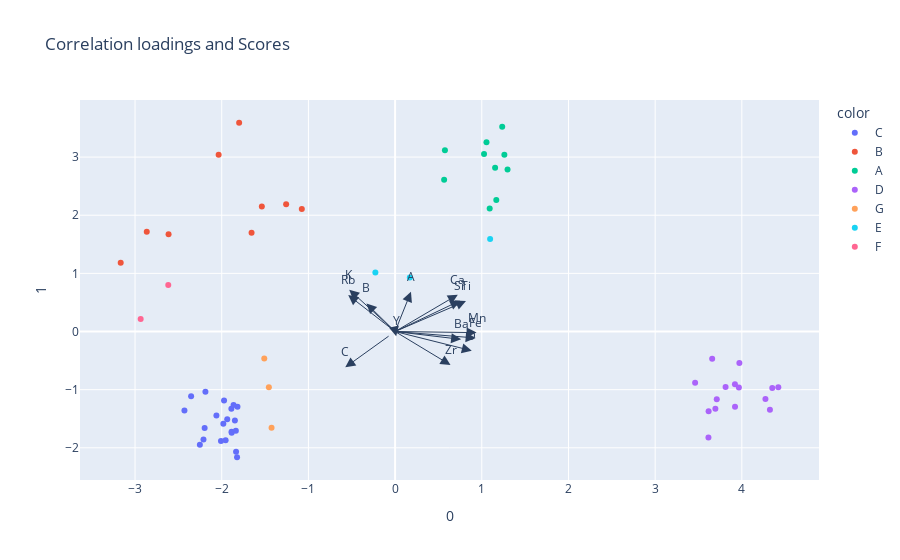

Notebook code for this chart:
### Markdown cell above
When you have a dataset, you can make certain judgements about groupings , similar traits, opposite traits, and what variables are correlated. With PCA you don’t need to make these assumptions because you get this information in an unsupervised way.

### Code cell
fig = px.scatter(X_train_pca, x=0, y=1, color=y_train, title='Correlation loadings and Scores')

for i, feature in enumerate(features):
    fig.add_annotation(
        ax=0, ay=0,
        axref="x", ayref="y",
        x=corr_loadings[i, comp1],
        y=corr_loadings[i, comp2],
        showarrow=True,
        arrowsize=2,
        arrowhead=2,
        xanchor="right",
        yanchor="top"
    )
    fig.add_annotation(
        x=corr_loadings[i, comp1],
        y=corr_loadings[i, comp2],
        ax=0, ay=0,
        xanchor="center",
        yanchor="bottom",
        text=feature,
        yshift=5,
    )

fig.show()

### Figure 1 — Plotly figure (JSON) as saved in the notebook; plotly's stock layout.template omitted (floating-point values rounded to 4 significant figures)
{"data": [{"hovertemplate": "color=C<br>0=%{x}<br>1=%{y}<extra></extra>", "legendgroup": "C", "marker": {"color": "#636efa", "symbol": "circle"}, "mode": "markers", "name": "C", "orientation": "v", "showlegend": true, "type": "scatter", "x": [-1.818, -1.885, -2.211, -2.197, -1.889, -1.973, -2.252, -1.863, -1.887, -1.837, -1.834, -2.061, -2.188, -1.955, -1.937, -1.981, -1.823, -2.009, -2.43, -2.353, -1.848], "xaxis": "x", "y": [-1.293, -1.739, -1.857, -1.659, -1.328, -1.187, -1.948, -1.264, -1.726, -1.705, -2.069, -1.444, -1.036, -1.87, -1.507, -1.588, -2.162, -1.882, -1.36, -1.115, -1.531], "yaxis": "y"}, {"hovertemplate": "color=B<br>0=%{x}<br>1=%{y}<extra></extra>", "legendgroup": "B", "marker": {"color": "#EF553B", "symbol": "circle"}, "mode": "markers", "name": "B", "orientation": "v", "showlegend": true, "type": "scatter", "x": [-2.865, -1.656, -1.799, -1.076, -3.165, -2.613, -2.036, -1.537, -1.257], "xaxis": "x", "y": [1.714, 1.701, 3.591, 2.108, 1.181, 1.672, 3.041, 2.151, 2.189], "yaxis": "y"}, {"hovertemplate": "color=A<br>0=%{x}<br>1=%{y}<extra></extra>", "legendgroup": "A", "marker": {"color": "#00cc96", "symbol": "circle"}, "mode": "markers", "name": "A", "orientation": "v", "showlegend": true, "type": "scatter", "x": [1.026, 1.054, 1.26, 0.5656, 1.154, 1.167, 1.236, 1.297, 0.5747, 1.091], "xaxis": "x", "y": [3.052, 3.255, 3.039, 2.609, 2.817, 2.26, 3.52, 2.787, 3.118, 2.116], "yaxis": "y"}, {"hovertemplate": "color=D<br>0=%{x}<br>1=%{y}<extra></extra>", "legendgroup": "D", "marker": {"color": "#ab63fa", "symbol": "circle"}, "mode": "markers", "name": "D", "orientation": "v", "showlegend": true, "type": "scatter", "x": [3.921, 3.617, 3.813, 4.324, 3.461, 3.92, 3.711, 3.658, 4.351, 3.695, 3.615, 3.966, 4.421, 4.272, 3.972], "xaxis": "x", "y": [-1.296, -1.369, -0.9549, -1.348, -0.88, -0.9066, -1.165, -0.4686, -0.9695, -1.33, -1.821, -0.9622, -0.9581, -1.161, -0.5402], "yaxis": "y"}, {"hovertemplate": "color=G<br>0=%{x}<br>1=%{y}<extra></extra>", "legendgroup": "G", "marker": {"color": "#FFA15A", "symbol": "circle"}, "mode": "markers", "name": "G", "orientation": "v", "showlegend": true, "type": "scatter", "x": [-1.509, -1.425, -1.456], "xaxis": "x", "y": [-0.4622, -1.654, -0.9584], "yaxis": "y"}, {"hovertemplate": "color=E<br>0=%{x}<br>1=%{y}<extra></extra>", "legendgroup": "E", "marker": {"color": "#19d3f3", "symbol": "circle"}, "mode": "markers", "name": "E", "orientation": "v", "showlegend": true, "type": "scatter", "x": [0.1701, 1.096, -0.2276], "xaxis": "x", "y": [0.9274, 1.593, 1.015], "yaxis": "y"}, {"hovertemplate": "color=F<br>0=%{x}<br>1=%{y}<extra></extra>", "legendgroup": "F", "marker": {"color": "#FF6692", "symbol": "circle"}, "mode": "markers", "name": "F", "orientation": "v", "showlegend": true, "type": "scatter", "x": [-2.935, -2.617], "xaxis": "x", "y": [0.2158, 0.8013], "yaxis": "y"}], "layout": {"annotations": [{"arrowhead": 2, "arrowsize": 2, "ax": 0, "axref": "x", "ay": 0, "ayref": "y", "showarrow": true, "x": 0.1831, "xanchor": "right", "y": 0.6819, "yanchor": "top"}, {"ax": 0, "ay": 0, "text": "A", "x": 0.1831, "xanchor": "center", "y": 0.6819, "yanchor": "bottom", "yshift": 5}, {"arrowhead": 2, "arrowsize": 2, "ax": 0, "axref": "x", "ay": 0, "ayref": "y", "showarrow": true, "x": -0.3302, "xanchor": "right", "y": 0.4822, "yanchor": "top"}, {"ax": 0, "ay": 0, "text": "B", "x": -0.3302, "xanchor": "center", "y": 0.4822, "yanchor": "bottom", "yshift": 5}, {"arrowhead": 2, "arrowsize": 2, "ax": 0, "axref": "x", "ay": 0, "ayref": "y", "showarrow": true, "x": -0.5749, "xanchor": "right", "y": -0.6155, "yanchor": "top"}, {"ax": 0, "ay": 0, "text": "C", "x": -0.5749, "xanchor": "center", "y": -0.6155, "yanchor": "bottom", "yshift": 5}, {"arrowhead": 2, "arrowsize": 2, "ax": 0, "axref": "x", "ay": 0, "ayref": "y", "showarrow": true, "x": 0.8846, "xanchor": "right", "y": -0.3303, "yanchor": "top"}, {"ax": 0, "ay": 0, "text": "D", "x": 0.8846, "xanchor": "center", "y": -0.3303, "yanchor": "bottom", "yshift": 5}, {"arrowhead": 2, "arrowsize": 2, "ax": 0, "axref": "x", "ay": 0, "ayref": "y", "showarrow": true, "x": 0.9293, "xanchor": "right", "y": -0.111, "yanchor": "top"}, {"ax": 0, "ay": 0, "text": "Fe", "x": 0.9293, "xanchor": "center", "y": -0.111, "yanchor": "bottom", "yshift": 5}, {"arrowhead": 2, "arrowsize": 2, "ax": 0, "axref": "x", "ay": 0, "ayref": "y", "showarrow": true, "x": 0.8178, "xanchor": "right", "y": 0.5234, "yanchor": "top"}, {"ax": 0, "ay": 0, "text": "Ti", "x": 0.8178, "xanchor": "center", "y": 0.5234, "yanchor": "bottom", "yshift": 5}, {"arrowhead": 2, "arrowsize": 2, "ax": 0, "axref": "x", "ay": 0, "ayref": "y", "showarrow": true, "x": 0.7615, "xanchor": "right", "y": -0.135, "yanchor": "top"}, {"ax": 0, "ay": 0, "text": "Ba", "x": 0.7615, "xanchor": "center", "y": -0.135, "yanchor": "bottom", "yshift": 5}, {"arrowhead": 2, "arrowsize": 2, "ax": 0, "axref": "x", "ay": 0, "ayref": "y", "showarrow": true, "x": 0.7233, "xanchor": "right", "y": 0.6336, "yanchor": "top"}, {"ax": 0, "ay": 0, "text": "Ca", "x": 0.7233, "xanchor": "center", "y": 0.6336, "yanchor": "bottom", "yshift": 5}, {"arrowhead": 2, "arrowsize": 2, "ax": 0, "axref": "x", "ay": 0, "ayref": "y", "showarrow": true, "x": -0.5291, "xanchor": "right", "y": 0.7191, "yanchor": "top"}, {"ax": 0, "ay": 0, "text": "K", "x": -0.5291, "xanchor": "center", "y": 0.7191, "yanchor": "bottom", "yshift": 5}, {"arrowhead": 2, "arrowsize": 2, "ax": 0, "axref": "x", "ay": 0, "ayref": "y", "showarrow": true, "x": 0.9401, "xanchor": "right", "y": -0.01877, "yanchor": "top"}, {"ax": 0, "ay": 0, "text": "Mn", "x": 0.9401, "xanchor": "center", "y": -0.01877, "yanchor": "bottom", "yshift": 5}, {"arrowhead": 2, "arrowsize": 2, "ax": 0, "axref": "x", "ay": 0, "ayref": "y", "showarrow": true, "x": -0.5408, "xanchor": "right", "y": 0.626, "yanchor": "top"}, {"ax": 0, "ay": 0, "text": "Rb", "x": -0.5408, "xanchor": "center", "y": 0.626, "yanchor": "bottom", "yshift": 5}, {"arrowhead": 2, "arrowsize": 2, "ax": 0, "axref": "x", "ay": 0, "ayref": "y", "showarrow": true, "x": 0.7497, "xanchor": "right", "y": 0.5306, "yanchor": "top"}, {"ax": 0, "ay": 0, "text": "Sr", "x": 0.7497, "xanchor": "center", "y": 0.5306, "yanchor": "bottom", "yshift": 5}, {"arrowhead": 2, "arrowsize": 2, "ax": 0, "axref": "x", "ay": 0, "ayref": "y", "showarrow": true, "x": 0.01264, "xanchor": "right", "y": -0.08238, "yanchor": "top"}, {"ax": 0, "ay": 0, "text": "Y", "x": 0.01264, "xanchor": "center", "y": -0.08238, "yanchor": "bottom", "yshift": 5}, {"arrowhead": 2, "arrowsize": 2, "ax": 0, "axref": "x", "ay": 0, "ayref": "y", "showarrow": true, "x": 0.6391, "xanchor": "right", "y": -0.5755, "yanchor": "top"}, {"ax": 0, "ay": 0, "text": "Zr", "x": 0.6391, "xanchor": "center", "y": -0.5755, "yanchor": "bottom", "yshift": 5}], "legend": {"title": {"text": "color"}, "tracegroupgap": 0}, "title": {"text": "Correlation loadings and Scores"}, "xaxis": {"anchor": "y", "domain": [0, 1], "title": {"text": "0"}}, "yaxis": {"anchor": "x", "domain": [0, 1], "title": {"text": "1"}}}}
